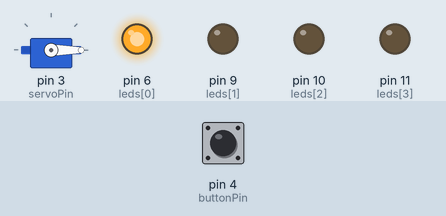
Bench run of a sketch on a simulated Arduino Uno, built with avr-gcc and run on an emulated ATmega328P. On the bench: servo, output pins drawn as LEDs (lit = HIGH). The inputs (shaded band) are chosen by the test bench; at power-on: pin 4 (buttonPin) HIGH.

Above: at 0.05 s.
At 0.55 s:
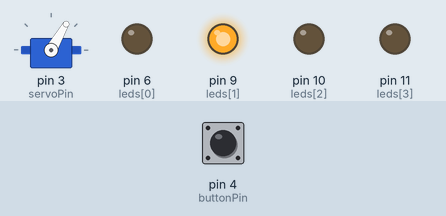
At 0.85 s:
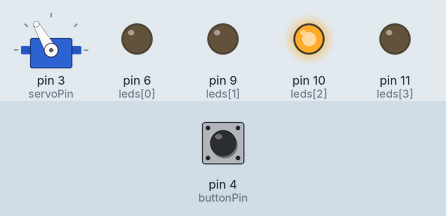
At 1.15 s:
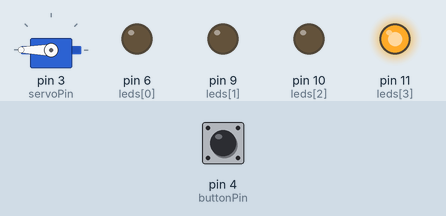
Timing chart, 0 to 3.0 s (numbered marks = the images above):
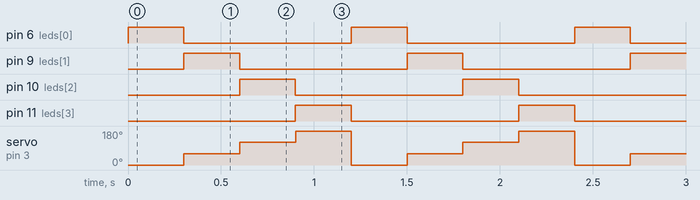

Measured:
- by itself, pin 6 (leds[0]), pin 9 (leds[1]), pin 10 (leds[2]), pin 11 (leds[3]): alternates HIGH for 0.30 s and LOW for 0.90 s
- by itself, servo on pin 3 (servoPin): repeats every 1.2 s: 120° 0.30 s, 180° 0.30 s, 0° 0.30 s, 60° 0.30 s

The sketch:

CodeArduino.ino
```cpp
#include <Servo.h>

const int leds[] = {6, 9, 10, 11};
const int ledCount = 4;

const int buttonPin = 4;
const int servoPin = 3;

int currentLed = 0;
int direction = 1;

bool lastButtonState = HIGH;

Servo myServo;

// Uglovi serva za svaku LED
int servoAngles[] = {0, 60, 120, 180};

void setup() {
  for (int i = 0; i < ledCount; i++) {
    pinMode(leds[i], OUTPUT);
  }

  pinMode(buttonPin, INPUT_PULLUP);

  myServo.attach(servoPin);
  myServo.write(servoAngles[currentLed]);
}

void loop() {
  // ---- Dugme ----
  bool buttonState = digitalRead(buttonPin);

  if (lastButtonState == HIGH && buttonState == LOW) {
    direction = -direction;
    delay(50); // kratki debounce
  }
  lastButtonState = buttonState;

  // ---- LED ----
  for (int i = 0; i < ledCount; i++) {
    digitalWrite(leds[i], LOW);
  }

  digitalWrite(leds[currentLed], HIGH);

  // ---- SERVO PRATI LED ----
  myServo.write(servoAngles[currentLed]);

  delay(300);

  currentLed += direction;

  if (currentLed >= ledCount) currentLed = 0;
  if (currentLed < 0) currentLed = ledCount - 1;
}
```
